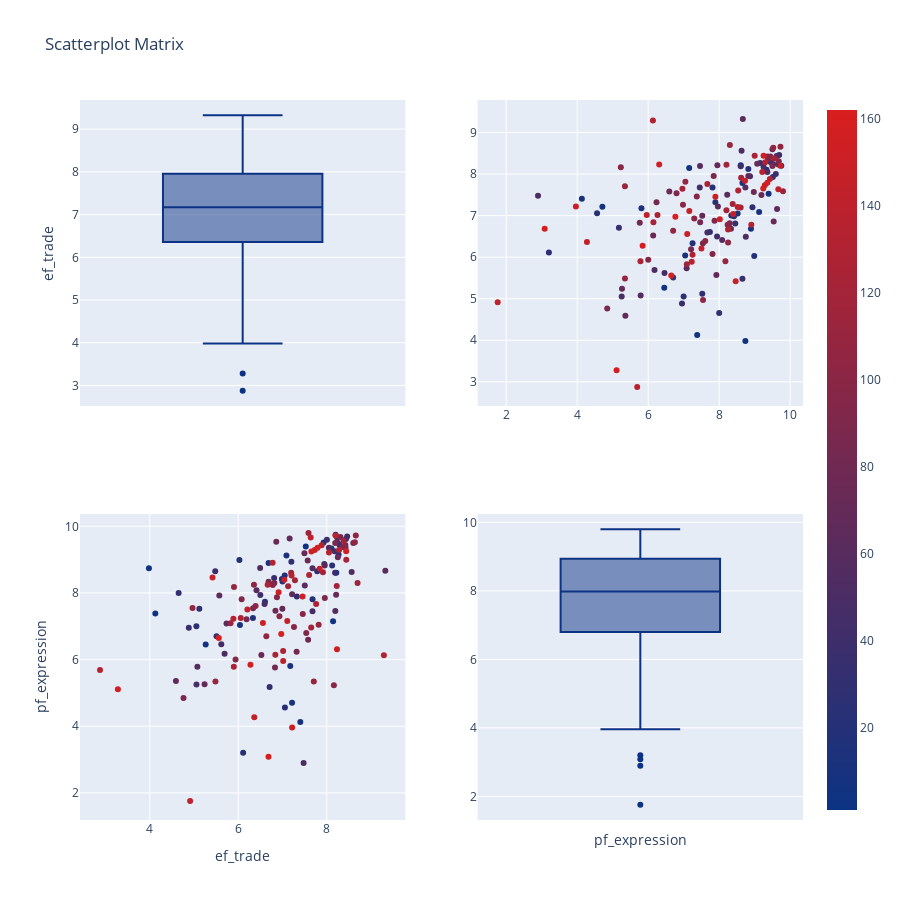

Notebook cell for this chart:
### Markdown cell above
Lets create a correlation matrix to see the relationship between Freedom of Expression and Freedom to trade internationally

### Code cell
import plotly.figure_factory as ff
#prepare data
dataframe = data[data.year == 2016]
dataVar = dataframe.loc[:,["ef_trade", "pf_expression"]]
dataVar["index"] = np.arange(1,len(dataVar)+1)
#scatter matrix
fig = ff.create_scatterplotmatrix(dataVar, diag='box', index ='index', colormap = 'Portland', 
                                    colormap_type='cat',
                                   height = 900, width =900)
iplot(fig)

### Figure 1 — Plotly figure (JSON) as saved in the notebook; plotly's stock layout.template omitted (floating-point values rounded to 4 significant figures; data arrays with more than 128 entries replaced by an {"elided": "..."} marker saying what was removed)
{"data": [{"marker": {"color": "rgb(12, 51, 131)"}, "showlegend": false, "type": "box", "xaxis": "x", "y": {"elided": "162 float values"}, "yaxis": "y"}, {"marker": {"color": {"elided": "162 int values"}, "colorscale": [[0, "rgb(12, 51, 131)"], [1, "rgb(217, 30, 30)"]], "showscale": true, "size": 6}, "mode": "markers", "showlegend": false, "type": "scatter", "x": {"elided": "162 float values"}, "xaxis": "x2", "y": {"elided": "162 float values"}, "yaxis": "y2"}, {"marker": {"color": {"elided": "162 int values"}, "colorscale": [[0, "rgb(12, 51, 131)"], [1, "rgb(217, 30, 30)"]], "showscale": false, "size": 6}, "mode": "markers", "showlegend": false, "type": "scatter", "x": {"elided": "162 float values"}, "xaxis": "x3", "y": {"elided": "162 float values"}, "yaxis": "y3"}, {"marker": {"color": "rgb(12, 51, 131)"}, "showlegend": false, "type": "box", "xaxis": "x4", "y": {"elided": "162 float values"}, "yaxis": "y4"}], "layout": {"height": 900, "showlegend": true, "title": {"text": "Scatterplot Matrix"}, "width": 900, "xaxis": {"anchor": "y", "domain": [0, 0.45], "showticklabels": false}, "xaxis2": {"anchor": "y2", "domain": [0.55, 1]}, "xaxis3": {"anchor": "y3", "domain": [0, 0.45], "title": {"text": "ef_trade"}}, "xaxis4": {"anchor": "y4", "domain": [0.55, 1], "showticklabels": false, "title": {"text": "pf_expression"}}, "yaxis": {"anchor": "x", "domain": [0.575, 1], "title": {"text": "ef_trade"}}, "yaxis2": {"anchor": "x2", "domain": [0.575, 1]}, "yaxis3": {"anchor": "x3", "domain": [0, 0.425], "title": {"text": "pf_expression"}}, "yaxis4": {"anchor": "x4", "domain": [0, 0.425]}}}
